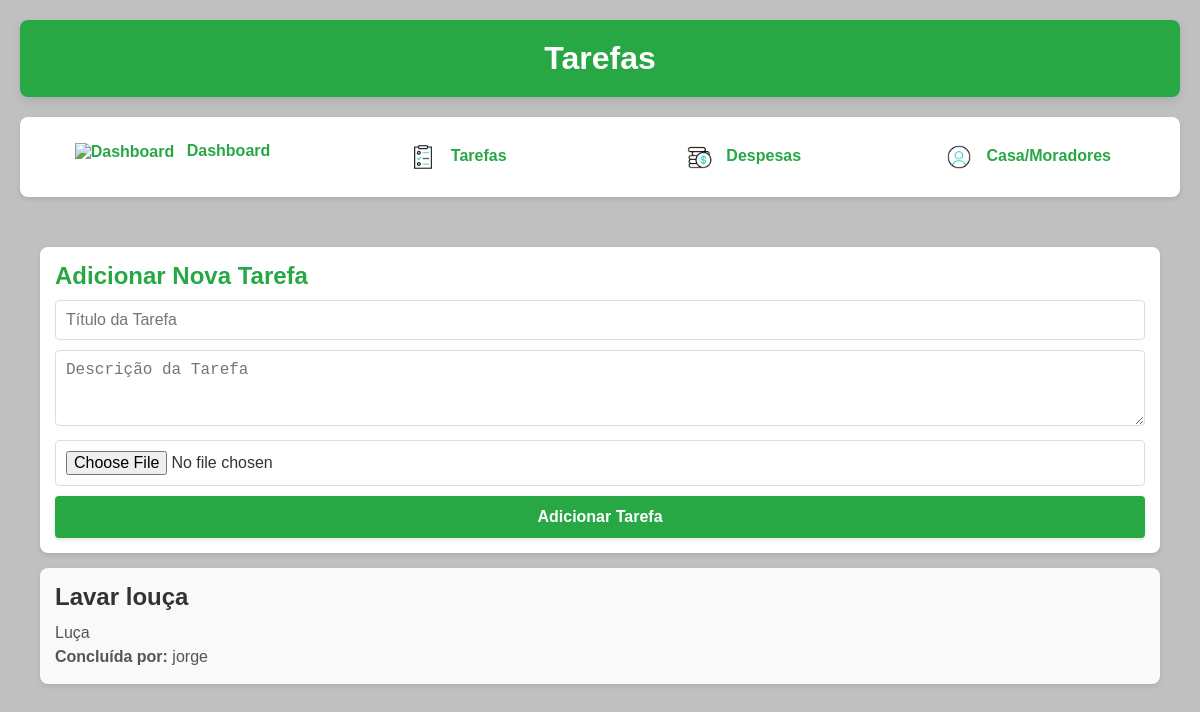
/tasks (signed in), run on the app's committed database.
### app.py (models this page shows, shortened)
class Tarefa(db.Model):
    id = db.Column(db.Integer, primary_key=True)
    titulo = db.Column(db.String(100), nullable=False)
    descricao = db.Column(db.Text, nullable=True)
    concluida = db.Column(db.Boolean, default=False)
    data_criacao = db.Column(db.DateTime, default=datetime.utcnow)
    foto = db.Column(db.String(120), nullable=True)
    casa_id = db.Column(db.Integer, db.ForeignKey('casa.id'), nullable=False)  # Relacionado à Casa
    usuario_id = db.Column(db.Integer, db.ForeignKey('usuario.id'), nullable=True)
    usuario = db.relationship('Usuario', backref='tarefas_concluidas')

class Usuario(db.Model):
    id = db.Column(db.Integer, primary_key=True)
    nome = db.Column(db.String(100), nullable=False)
    email = db.Column(db.String(120), unique=True, nullable=False)
    senha = db.Column(db.String(200), nullable=False)
    foto_url = db.Column(db.String(200), nullable=True)  # Adiciona o campo para a URL da foto
    casa_id = db.Column(db.Integer, db.ForeignKey('casa.id'), nullable=False)  # Relacionamento correto

### app.py (the view, shortened to what this page needs)
@app.route('/tasks', methods=['GET', 'POST'])
def tasks():
    if 'usuario_id' not in session:
        return redirect(url_for('login'))
    usuario = Usuario.query.get(session['usuario_id'])
    tarefas = Tarefa.query.filter_by(casa_id=usuario.casa_id).all()
    return render_template('tasks.html', tarefas=tarefas)

### templates/tasks.html (shortened to what this page needs)
<!DOCTYPE html>
<html lang="pt-BR">
<head>
</head>
<body>
  {% extends "base.html" %}
  {% block header %}Tarefas{% endblock %}
  {% block content %}
  <div class="form-task">
    <h3>Adicionar Nova Tarefa</h3>
    <form method="POST" enctype="multipart/form-data" action="{{ url_for('tasks') }}">
      <input type="text" name="titulo" placeholder="Título da Tarefa" required>
      <textarea name="descricao" rows="3" placeholder="Descrição da Tarefa"></textarea>
      <input type="file" name="foto" accept="image/*">
      <button type="submit" class="btn-green">Adicionar Tarefa</button>
    </form>
  </div>
  {% for tarefa in tarefas %}
  <div class="tarefa-container">
      <h3>{{ tarefa.titulo }}</h3>
      <p>{{ tarefa.descricao }}</p>
      {% if tarefa.concluida %}
          <p><strong>Concluída por:</strong> {{ tarefa.usuario.nome }}</p>
      {% else %}
          <form method="POST" action="{{ url_for('concluir_tarefa', tarefa_id=tarefa.id) }}">
              <button type="submit">Marcar como concluída</button>
          </form>
      {% endif %}
  </div>
  {% endfor %}
{% endblock %}

### static/css/styles.css (style rules this page uses)
body { font-family: 'Arial', sans-serif; background: #C0C0C0; color: #333; min-height: 100vh; display: flex; flex-direction: column; align-items: center; padding: 20px; }
h3 { color: #28a745; margin-bottom: 15px; font-size: 1.5em; }
button { background-color: #28a745; color: white; border: none; padding: 5px 15px; font-size: 14px; font-weight: bold; border-radius: 3px; cursor: pointer; transition: background-color 0.3s, transform 0.2s; box-shadow: 0 2px 5px rgba(0, 0, 0, 0.1); }

### templates/tasks.html (style rules this page uses)
* { margin: 0; padding: 0; box-sizing: border-box; }
body { font-family: Arial, sans-serif; background: #C0C0C0; }
.form-task { background: #fff; padding: 15px; border-radius: 8px; margin-bottom: 15px; box-shadow: 0 2px 5px rgba(0,0,0,0.1); }
.form-task h3 { margin-bottom: 10px; color: #28a745; }
.form-task input, .form-task textarea, .form-task input[type="file"] { width: 100%; padding: 10px; margin-bottom: 10px; border: 1px solid #ddd; border-radius: 4px; font-size: 16px; }
.btn-green { width: 100%; background-color: #28a745; color: #fff; border: none; padding: 12px; border-radius: 4px; cursor: pointer; font-size: 16px; }
button { background-color: #28a745; color: white; border: none; padding: 5px 15px; font-size: 14px; font-weight: bold; border-radius: 3px; cursor: pointer; transition: background-color 0.3s, transform 0.2s; box-shadow: 0 2px 5px rgba(0, 0, 0, 0.1); }
.tarefa-container { background-color: #f9f9f9; padding: 15px; margin: 15px 0; border-radius: 8px; box-shadow: 0 2px 5px rgba(0, 0, 0, 0.1); transition: background-color 0.3s ease; }
.tarefa-container h3 { font-size: 1.5rem; color: #333; margin-bottom: 10px; }
.tarefa-container p { font-size: 1rem; color: #555; line-height: 1.5; }

### data on the page
Tarefa: titulo "Lavar louça", descricao "Luça", usuario.nome "jorge"
